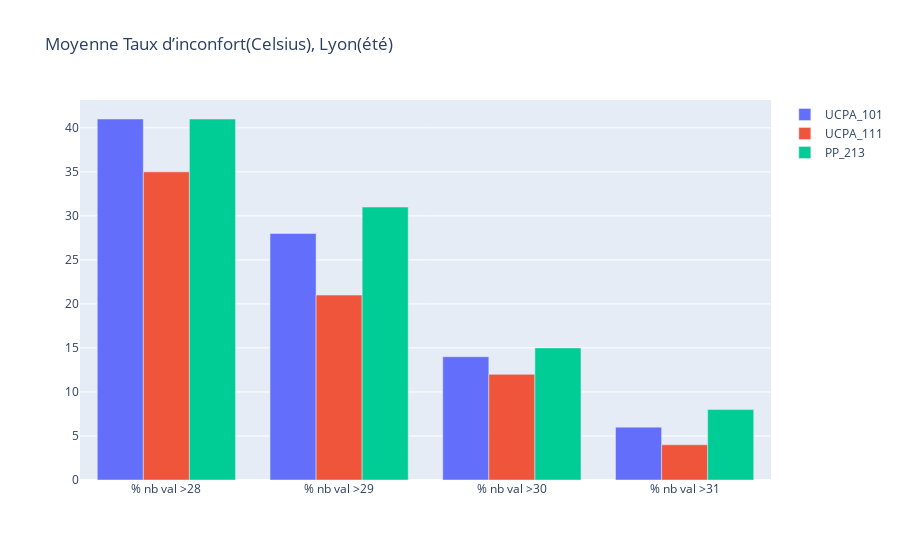

Here is the notebook cell this chart was saved with:
### Code cell
'Moyenne Taux d’inconfort(Celsius), Lyon(été)'

### Figure 1 — Plotly figure (JSON) as saved in the notebook; plotly's stock layout.template omitted (floating-point values rounded to 4 significant figures)
{"data": [{"name": "UCPA_101", "type": "bar", "x": ["% nb val >28", "% nb val >29", "% nb val >30", "% nb val >31"], "y": [41, 28, 14, 6]}, {"name": "UCPA_111", "type": "bar", "x": ["% nb val >28", "% nb val >29", "% nb val >30", "% nb val >31"], "y": [35, 21, 12, 4]}, {"name": "PP_213", "type": "bar", "x": ["% nb val >28", "% nb val >29", "% nb val >30", "% nb val >31"], "y": [41, 31, 15, 8]}], "layout": {"barmode": "group", "title": {"text": "Moyenne Taux d’inconfort(Celsius), Lyon(été)"}}}
